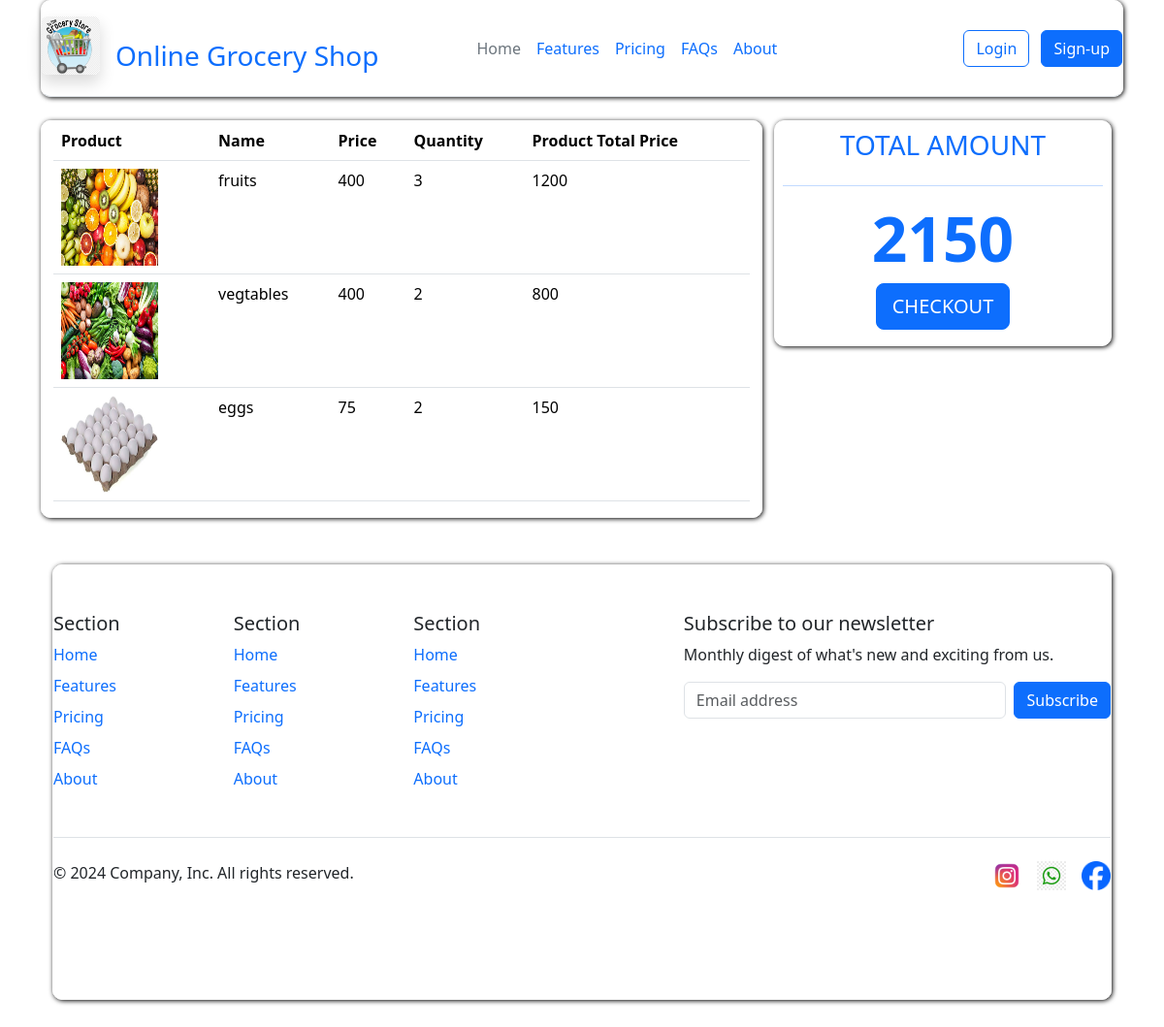
The page /view_cart/ (signed in) on the database its author committed.
### myapp/models.py (models this page shows, shortened)
class Cart(models.Model):
    user=models.ForeignKey(Userdata,on_delete=models.CASCADE)
    product_item=models.ForeignKey(Product,on_delete=models.CASCADE)
    quantity=models.PositiveIntegerField(default=1)

class Product(models.Model):
    product_name=models.CharField(max_length=100)
    product_image=models.ImageField(upload_to="product/")
    ogcost=models.IntegerField()
    dcost=models.IntegerField()
    desc=models.TextField()

### myapp/views.py (the view)
# urls.py: path('view_cart/',views.view_cart,name="view_cart"),
def view_cart(request):
    email=request.session['email']
    user=Userdata.objects.get(email=email)
    cart_item=Cart.objects.filter(user=user)
    total_sum=sum(i.product_item.dcost * i.quantity for i in cart_item)
    return render(request,'cart.html',{'cart_items':cart_item,'total_sum':total_sum})

### templates/cart.html (shortened to what this page needs)
<!DOCTYPE html>
<html lang="en">
<head>
    {% load static %}
    <link href="https://cdn.jsdelivr.net/npm/bootstrap@5.3.3/dist/css/bootstrap.min.css" rel="stylesheet">
</head>
<body>
  {% load mathfilters %}
    <div class="container">
        <header class="d-flex flex-wrap align-items-center justify-content-center justify-content-md-between py-3 mb-4 border-bottom">
          <div class="col-md-4 mb-2 mb-md-0">
            <a href="/" class="d-inline-flex link-body-emphasis text-decoration-none">
              <img  src="{% static 'logo.png' %}" height="60px" width="60px" alt="" class="rounded shadow">
              <h3 class="text-primary mt-4 ms-3">
                Online Grocery Shop
              </h3>
            </a>
          </div>
          <ul class="nav col-12 col-md-auto mb-2 justify-content-center mb-md-0">
            <li><a href="#" class="nav-link px-2 link-secondary">Home</a></li>
            <li><a href="#" class="nav-link px-2 text-primary">Features</a></li>
            <li><a href="#" class="nav-link px-2 text-primary">Pricing</a></li>
            <li><a href="#" class="nav-link px-2 text-primary">FAQs</a></li>
            <li><a href="#" class="nav-link px-2 text-primary">About</a></li>
          </ul>
          <div class="col-md-3 text-end">
            <a href="{% url 'login' %}"><button type="button" class="btn btn-outline-primary text-primary me-2">Login</button></a>
            <a href="{% url 'signup' %}"> <button type="button" class="btn btn-primary">Sign-up</button></a>
          </div>
        </header>
        <div class="container mb-5">
          <div class="row">
            <div class="col-8 list">
              <table class="table">
                <tr>
                  <th>Product</th>
                  <th>Name</th>
                  <th>Price</th>
                  <th>Quantity</th>
                  <th>Product Total Price</th>
                </tr>
                {% for i in cart_items %}
                <tr>
                  <td>
                    <img src="{{i.product_item.product_image.url}}" width="100px" height="100px" alt="">
                  </td>
                  <td>
                    {{i.product_item.product_name}}
                  </td>
                  <td>
                    {{i.product_item.dcost}}
                  </td>
                  <td>
                    {{i.quantity}}
                  </td>
                  <td>
                    {{i.product_item.dcost|mul:i.quantity}}
                  </td>
                </tr>
                {% endfor %}
              </table>
            </div>
            <div class="col-4">
              <div class="card text-primary list">
                <div class="text-center">
                  <h3 class="py-2 text-primary rounded-3">
                    TOTAL AMOUNT
                  </h3>
                  <hr class="mx-2">
                  <h1 class="display-3 fw-bold">
                    {{total_sum}}
                  </h1>
                  <a href="{% url 'checkout' %}?amount={{total_sum}}" class="btn btn-primary btn-lg mb-3">CHECKOUT</a>
                </div>
              </div>
            </div>
          </div>
        </div>
          <div class="container hero mt-5 mb-5">
            <footer class="py-5">
              <div class="row">
                <div class="col-6 col-md-2 mb-3">
                  <h5>Section</h5>
                  <ul class="nav flex-column">
                    <li class="nav-item mb-2"><a href="#" class="nav-link p-0 text-primary">Home</a></li>
                    <li class="nav-item mb-2"><a href="#" class="nav-link p-0 text-primary">Features</a></li>
                    <li class="nav-item mb-2"><a href="#" class="nav-link p-0 text-primary">Pricing</a></li>
                    <li class="nav-item mb-2"><a href="#" class="nav-link p-0 text-primary">FAQs</a></li>
                    <li class="nav-item mb-2"><a href="#" class="nav-link p-0 text-primary">About</a></li>
                  </ul>
                </div>
                <div class="col-6 col-md-2 mb-3">
                  <h5>Section</h5>
                  <ul class="nav flex-column">
                    <li class="nav-item mb-2"><a href="#" class="nav-link p-0 text-primary">Home</a></li>
                    <li class="nav-item mb-2"><a href="#" class="nav-link p-0 text-primary">Features</a></li>
                    <li class="nav-item mb-2"><a href="#" class="nav-link p-0 text-primary">Pricing</a></li>
                    <li class="nav-item mb-2"><a href="#" class="nav-link p-0 text-primary">FAQs</a></li>
                    <li class="nav-item mb-2"><a href="#" class="nav-link p-0 text-primary">About</a></li>
                  </ul>
                </div>
                <div class="col-6 col-md-2 mb-3">
                  <h5>Section</h5>
                  <ul class="nav flex-column">
                    <li class="nav-item mb-2"><a href="#" class="nav-link p-0 text-primary">Home</a></li>
                    <li class="nav-item mb-2"><a href="#" class="nav-link p-0 text-primary">Features</a></li>
                    <li class="nav-item mb-2"><a href="#" class="nav-link p-0 text-primary">Pricing</a></li>
                    <li class="nav-item mb-2"><a href="#" class="nav-link p-0 text-primary">FAQs</a></li>
                    <li class="nav-item mb-2"><a href="#" class="nav-link p-0 text-primary">About</a></li>
                  </ul>
                </div>
                <div class="col-md-5 offset-md-1 mb-3">
                  <form>
                    <h5>Subscribe to our newsletter</h5>
                    <p>Monthly digest of what's new and exciting from us.</p>
                    <div class="d-flex flex-column flex-sm-row w-100 gap-2">
                      <input id="newsletter1" type="text" class="form-control" placeholder="Email address">
                      <button class="btn btn-primary" type="button">Subscribe</button>
                    </div>
                  </form>
                </div>
              </div>
              <div class="d-flex flex-column flex-sm-row justify-content-between py-4 my-4 border-top">
               <p>&copy; 2024 Company, Inc. All rights reserved.</p>
                <ul class="list-unstyled d-flex">
                  <li class="ms-3"><a class="link-body-emphasis" href="#"><img src="{% static 'insta.png' %}" alt="" width="30px" height="30px"></a></li>
                  <li class="ms-3"><a class="link-body-emphasis" href="#"><img src="{% static 'whatsapp.png' %}" alt="" width="30px" height="30px"></a></li>
                  <li class="ms-3"><a class="link-body-emphasis" href="#"><img src="{% static 'facebook.png' %}" alt="" width="30px" height="30px"></a></li>
                </ul>
              </div>
            </footer>
      </div>
</body>
</html>

### templates/cart.html (style rules this page uses)
header { border: 1px solid #fff; border-radius: 10px; box-shadow: 1px 1px 5px #000; }
.list { border: 1px solid #fff; border-radius: 10px; box-shadow: 1px 1px 5px #000; }
footer { border: 1px solid #fff; border-radius: 10px; box-shadow: 1px 1px 5px #000; }

### rows shown on the page
Cart: product_item.product_image (picture), product_item.product_name "fruits", product_item.dcost "400", quantity "3", product_item.dcost|mul "1200"
Cart: product_item.product_image (picture), product_item.product_name "vegtables", product_item.dcost "400", quantity "2", product_item.dcost|mul "800"
Cart: product_item.product_image (picture), product_item.product_name "eggs", product_item.dcost "75", quantity "2", product_item.dcost|mul "150"

### other values the page prints
{{ total_sum }} "2150"
